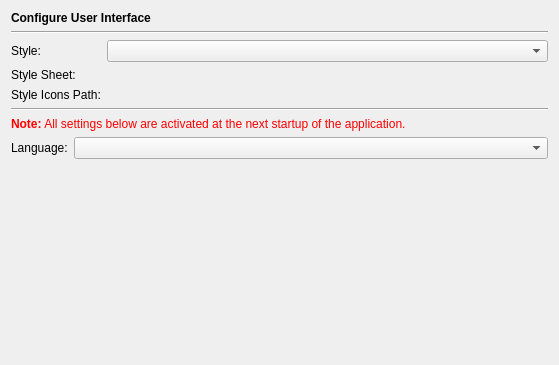
<?xml version="1.0" encoding="UTF-8"?>
<ui version="4.0">
 <class>InterfaceLightPage</class>
 <widget class="QWidget" name="InterfaceLightPage">
  <property name="geometry">
   <rect>
    <x>0</x>
    <y>0</y>
    <width>555</width>
    <height>365</height>
   </rect>
  </property>
  <layout class="QVBoxLayout" name="verticalLayout">
   <item>
    <widget class="QLabel" name="headerLabel">
     <property name="text">
      <string>&lt;b&gt;Configure User Interface&lt;/b&gt;</string>
     </property>
    </widget>
   </item>
   <item>
    <widget class="Line" name="line9">
     <property name="frameShape">
      <enum>QFrame::HLine</enum>
     </property>
     <property name="frameShadow">
      <enum>QFrame::Sunken</enum>
     </property>
     <property name="orientation">
      <enum>Qt::Horizontal</enum>
     </property>
    </widget>
   </item>
   <item>
    <layout class="QGridLayout" name="gridLayout">
     <item row="0" column="0">
      <widget class="QLabel" name="label_2">
       <property name="text">
        <string>Style:</string>
       </property>
      </widget>
     </item>
     <item row="0" column="1">
      <widget class="QComboBox" name="styleComboBox">
       <property name="toolTip">
        <string>Select the interface style</string>
       </property>
      </widget>
     </item>
     <item row="1" column="0">
      <widget class="QLabel" name="label_3">
       <property name="text">
        <string>Style Sheet:</string>
       </property>
      </widget>
     </item>
     <item row="1" column="1">
      <widget class="EricPathPicker" name="styleSheetPicker" native="true">
       <property name="sizePolicy">
        <sizepolicy hsizetype="Expanding" vsizetype="Preferred">
         <horstretch>0</horstretch>
         <verstretch>0</verstretch>
        </sizepolicy>
       </property>
       <property name="focusPolicy">
        <enum>Qt::StrongFocus</enum>
       </property>
       <property name="toolTip">
        <string>Enter the path of the style sheet file</string>
       </property>
      </widget>
     </item>
     <item row="2" column="0">
      <widget class="QLabel" name="label_6">
       <property name="text">
        <string>Style Icons Path:</string>
       </property>
      </widget>
     </item>
     <item row="2" column="1">
      <widget class="EricPathPicker" name="styleIconsPathPicker" native="true">
       <property name="sizePolicy">
        <sizepolicy hsizetype="Expanding" vsizetype="Preferred">
         <horstretch>0</horstretch>
         <verstretch>0</verstretch>
        </sizepolicy>
       </property>
       <property name="focusPolicy">
        <enum>Qt::StrongFocus</enum>
       </property>
       <property name="toolTip">
        <string>Enter the path to the icons used within the style sheet (empty for default)</string>
       </property>
      </widget>
     </item>
    </layout>
   </item>
   <item>
    <widget class="Line" name="line9_2">
     <property name="frameShape">
      <enum>QFrame::HLine</enum>
     </property>
     <property name="frameShadow">
      <enum>QFrame::Sunken</enum>
     </property>
     <property name="orientation">
      <enum>Qt::Horizontal</enum>
     </property>
    </widget>
   </item>
   <item>
    <widget class="QLabel" name="TextLabel1_2_2_2">
     <property name="text">
      <string>&lt;font color=&quot;#FF0000&quot;&gt;&lt;b&gt;Note:&lt;/b&gt; All settings below are activated at the next startup of the application.&lt;/font&gt;</string>
     </property>
    </widget>
   </item>
   <item>
    <layout class="QHBoxLayout" name="horizontalLayout">
     <item>
      <widget class="QLabel" name="languageLabel">
       <property name="sizePolicy">
        <sizepolicy hsizetype="Fixed" vsizetype="Preferred">
         <horstretch>0</horstretch>
         <verstretch>0</verstretch>
        </sizepolicy>
       </property>
       <property name="text">
        <string>Language:</string>
       </property>
       <property name="buddy">
        <cstring>languageComboBox</cstring>
       </property>
      </widget>
     </item>
     <item>
      <widget class="QComboBox" name="languageComboBox">
       <property name="sizePolicy">
        <sizepolicy hsizetype="Expanding" vsizetype="Fixed">
         <horstretch>0</horstretch>
         <verstretch>0</verstretch>
        </sizepolicy>
       </property>
       <property name="toolTip">
        <string>Select the interface language.</string>
       </property>
       <property name="whatsThis">
        <string>The interface language can be selected from this list. If &quot;system&quot; is selected, the interface language is determined by the system. The selection of &quot;none&quot; means, that the default language will be used.</string>
       </property>
      </widget>
     </item>
    </layout>
   </item>
   <item>
    <spacer>
     <property name="orientation">
      <enum>Qt::Vertical</enum>
     </property>
     <property name="sizeHint" stdset="0">
      <size>
       <width>537</width>
       <height>41</height>
      </size>
     </property>
    </spacer>
   </item>
  </layout>
 </widget>
 <customwidgets>
  <customwidget>
   <class>EricPathPicker</class>
   <extends>QWidget</extends>
   <header>EricWidgets/EricPathPicker.h</header>
   <container>1</container>
  </customwidget>
 </customwidgets>
 <tabstops>
  <tabstop>styleComboBox</tabstop>
  <tabstop>styleSheetPicker</tabstop>
  <tabstop>styleIconsPathPicker</tabstop>
 </tabstops>
 <resources/>
 <connections/>
</ui>
